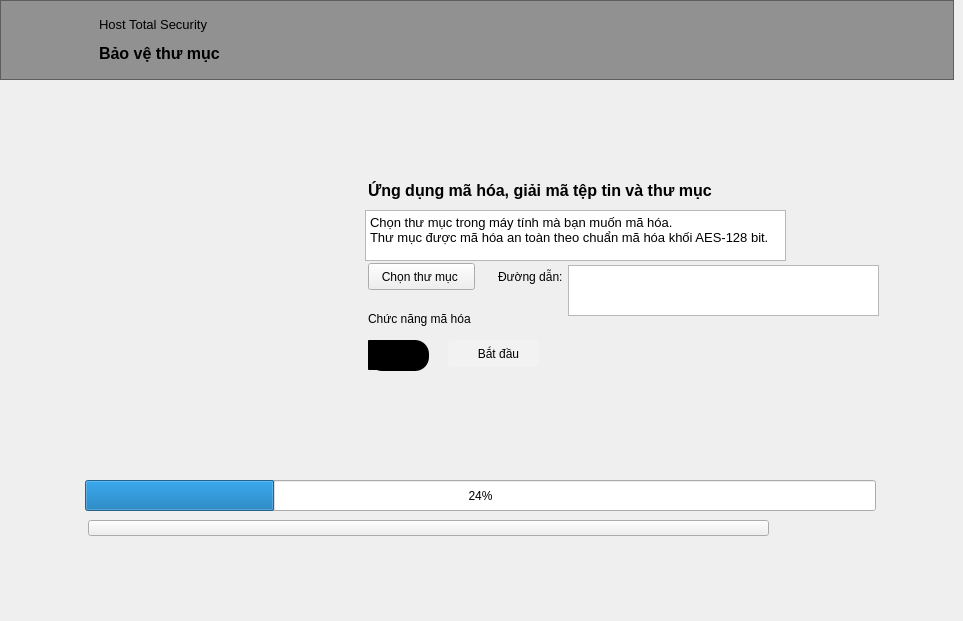
    <widget class="QWidget" name="page_31">
     <widget class="QWidget" name="widget_22" native="true">
      <property name="geometry">
       <rect>
        <x>18</x>
        <y>110</y>
        <width>921</width>
        <height>502</height>
       </rect>
      </property>
      <widget class="QLabel" name="label_29">
       <property name="geometry">
        <rect>
         <x>70</x>
         <y>40</y>
         <width>200</width>
         <height>200</height>
        </rect>
       </property>
       <property name="text">
        <string/>
       </property>
       <property name="pixmap">
        <pixmap>icon/monitor.png</pixmap>
       </property>
       <property name="scaledContents">
        <bool>true</bool>
       </property>
      </widget>
      <widget class="QWidget" name="widget_23" native="true">
       <property name="geometry">
        <rect>
         <x>310</x>
         <y>50</y>
         <width>571</width>
         <height>231</height>
        </rect>
       </property>
       <widget class="QLabel" name="label_30">
        <property name="geometry">
         <rect>
          <x>40</x>
          <y>10</y>
          <width>421</width>
          <height>41</height>
         </rect>
        </property>
        <property name="text">
         <string>&lt;html&gt;&lt;head/&gt;&lt;body&gt;&lt;p&gt;&lt;span style=&quot; font-size:12pt; font-weight:600;&quot;&gt;Ứng dụng mã hóa, giải mã tệp tin và thư mục&lt;/span&gt;&lt;/p&gt;&lt;/body&gt;&lt;/html&gt;</string>
        </property>
       </widget>
       <widget class="QPushButton" name="import_folder">
        <property name="geometry">
         <rect>
          <x>40</x>
          <y>103</y>
          <width>107</width>
          <height>27</height>
         </rect>
        </property>
        <property name="cursor">
         <cursorShape>PointingHandCursor</cursorShape>
        </property>
        <property name="styleSheet">
         <string notr="true">QPushButton:hover {
background: rgba(255,255,255,0.1);
border-radius: 5px;
}</string>
        </property>
        <property name="text">
         <string>Chọn thư mục </string>
        </property>
        <property name="icon">
         <iconset>
          <normaloff>icon/folder.png</normaloff>icon/folder.png</iconset>
        </property>
       </widget>
       <widget class="QLabel" name="label_31">
        <property name="geometry">
         <rect>
          <x>170</x>
          <y>107</y>
          <width>71</width>
          <height>20</height>
         </rect>
        </property>
        <property name="text">
         <string>Đường dẫn:</string>
        </property>
       </widget>
       <widget class="QLabel" name="select_function_2">
        <property name="geometry">
         <rect>
          <x>40</x>
          <y>150</y>
          <width>481</width>
          <height>17</height>
         </rect>
        </property>
        <property name="text">
         <string>Chức năng mã hóa</string>
        </property>
       </widget>
       <widget class="QCheckBox" name="box_function_2">
        <property name="geometry">
         <rect>
          <x>40</x>
          <y>180</y>
          <width>61</width>
          <height>31</height>
         </rect>
        </property>
        <property name="cursor">
         <cursorShape>PointingHandCursor</cursorShape>
        </property>
        <property name="styleSheet">
         <string notr="true">QCheckBox {
  border-radius: 14px;
    spacing: 5px;
  background: black;
}

QCheckBox::indicator {
    width: 30px;
    height: 30px;
}

QCheckBox::indicator:unchecked {
  image: url(icon/checkbox.png);
  margin-left: 1px;
}

QCheckBox::indicator:checked {
  
  border-image: url(icon/highlights (1).png);
  margin-left: 30px;
}
</string>
        </property>
        <property name="text">
         <string/>
        </property>
       </widget>
       <widget class="QPushButton" name="start_crypt_folder">
        <property name="geometry">
         <rect>
          <x>120</x>
          <y>180</y>
          <width>91</width>
          <height>27</height>
         </rect>
        </property>
        <property name="cursor">
         <cursorShape>PointingHandCursor</cursorShape>
        </property>
        <property name="styleSheet">
         <string notr="true">QPushButton { 
background-color: rgba(255,255,255,0.2); 
border-radius: 5px;
 text-align: center; 
padding: 5px;
} 
QPushButton::hover{ 
background: rgba(255,255,255,0.4);
}</string>
        </property>
        <property name="text">
         <string>   Bắt đầu</string>
        </property>
        <property name="icon">
         <iconset>
          <normaloff>icon/start.png</normaloff>icon/start.png</iconset>
        </property>
        <property name="iconSize">
         <size>
          <width>12</width>
          <height>12</height>
         </size>
        </property>
       </widget>
       <widget class="QTextBrowser" name="textBrowser_11">
        <property name="geometry">
         <rect>
          <x>37</x>
          <y>50</y>
          <width>421</width>
          <height>51</height>
         </rect>
        </property>
        <property name="html">
         <string>&lt;!DOCTYPE HTML PUBLIC &quot;-//W3C//DTD HTML 4.0//EN&quot; &quot;http://www.w3.org/TR/REC-html40/strict.dtd&quot;&gt;
&lt;html&gt;&lt;head&gt;&lt;meta name=&quot;qrichtext&quot; content=&quot;1&quot; /&gt;&lt;style type=&quot;text/css&quot;&gt;
p, li { white-space: pre-wrap; }
&lt;/style&gt;&lt;/head&gt;&lt;body style=&quot; font-family:'MS Shell Dlg 2'; font-size:8.25pt; font-weight:400; font-style:normal;&quot;&gt;
&lt;p style=&quot; margin-top:0px; margin-bottom:0px; margin-left:0px; margin-right:0px; -qt-block-indent:0; text-indent:0px;&quot;&gt;&lt;span style=&quot; font-size:10pt;&quot;&gt;Chọn thư mục trong máy tính mà bạn muốn mã hóa.&lt;/span&gt;&lt;/p&gt;
&lt;p style=&quot; margin-top:0px; margin-bottom:0px; margin-left:0px; margin-right:0px; -qt-block-indent:0; text-indent:0px;&quot;&gt;&lt;span style=&quot; font-size:10pt;&quot;&gt;Thư mục được mã hóa an toàn theo chuẩn mã hóa khối AES-128 bit.&lt;/span&gt;&lt;/p&gt;&lt;/body&gt;&lt;/html&gt;</string>
        </property>
       </widget>
       <widget class="QTextBrowser" name="folder_info">
        <property name="geometry">
         <rect>
          <x>240</x>
          <y>105</y>
          <width>311</width>
          <height>51</height>
         </rect>
        </property>
       </widget>
      </widget>
      <widget class="QProgressBar" name="progressBar_folder">
       <property name="geometry">
        <rect>
         <x>67</x>
         <y>370</y>
         <width>791</width>
         <height>31</height>
        </rect>
       </property>
       <property name="styleSheet">
        <string notr="true"/>
       </property>
       <property name="value">
        <number>24</number>
       </property>
      </widget>
      <widget class="QPushButton" name="message_scan_2">
       <property name="geometry">
        <rect>
         <x>70</x>
         <y>410</y>
         <width>681</width>
         <height>16</height>
        </rect>
       </property>
       <property name="styleSheet">
        <string notr="true">QPushButton {
 text-align: left;
} </string>
       </property>
       <property name="text">
        <string/>
       </property>
      </widget>
      <widget class="QLabel" name="path_crypt">
       <property name="geometry">
        <rect>
         <x>70</x>
         <y>344</y>
         <width>791</width>
         <height>16</height>
        </rect>
       </property>
       <property name="text">
        <string/>
       </property>
      </widget>
     </widget>
     <widget class="QFrame" name="frame_27">
      <property name="geometry">
       <rect>
        <x>0</x>
        <y>0</y>
        <width>954</width>
        <height>80</height>
       </rect>
      </property>
      <property name="styleSheet">
       <string notr="true">#frame_27{
background: rgba(51,51,51,0.5);
}</string>
      </property>
      <property name="frameShape">
       <enum>QFrame::StyledPanel</enum>
      </property>
      <property name="frameShadow">
       <enum>QFrame::Raised</enum>
      </property>
      <widget class="QLabel" name="back_file_system_2">
       <property name="geometry">
        <rect>
         <x>19</x>
         <y>10</y>
         <width>60</width>
         <height>60</height>
        </rect>
       </property>
       <property name="cursor">
        <cursorShape>PointingHandCursor</cursorShape>
       </property>
       <property name="text">
        <string/>
       </property>
       <property name="pixmap">
        <pixmap>icon/arrowhead_left.png</pixmap>
       </property>
      </widget>
      <widget class="QLabel" name="label_108">
       <property name="geometry">
        <rect>
         <x>99</x>
         <y>10</y>
         <width>231</width>
         <height>61</height>
        </rect>
       </property>
       <property name="text">
        <string>&lt;html&gt;&lt;head/&gt;&lt;body&gt;&lt;p&gt;&lt;span style=&quot; font-size:10pt;&quot;&gt;Host Total Security&lt;/span&gt;&lt;/p&gt;&lt;p&gt;&lt;span style=&quot; font-size:12pt; font-weight:600;&quot;&gt;Bảo vệ thư mục&lt;/span&gt;&lt;/p&gt;&lt;/body&gt;&lt;/html&gt;</string>
       </property>
      </widget>
     </widget>
    </widget>
